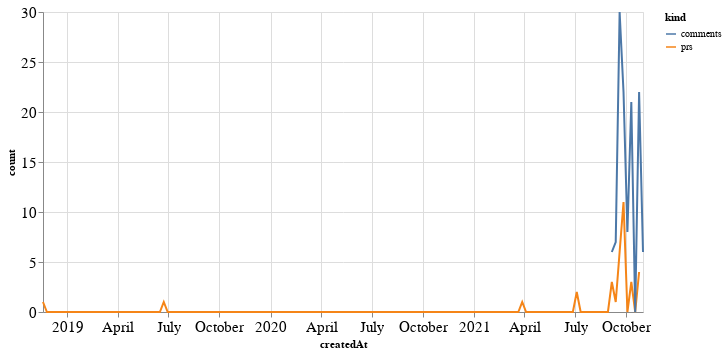

Notebook code for this chart:
### Code cell
alt.Chart(total_time, width=600).mark_line().encode(
    x='createdAt',
    y='count',
    color='kind'
)

### Figure 1 — Vega-Lite specification as saved in the notebook (floating-point values rounded to 4 significant figures; data arrays with more than 128 entries replaced by an {"elided": "..."} marker saying what was removed)
{"config": {"axisLeft": {"labelFontSize": 15}, "axisBottom": {"labelFontSize": 15}}, "data": {"name": "data-46133af2ecd513419ab4f4a96780f0b1"}, "mark": "line", "encoding": {"color": {"type": "nominal", "field": "kind"}, "x": {"type": "temporal", "field": "createdAt"}, "y": {"type": "quantitative", "field": "count"}}, "width": 600, "$schema": "https://vega.github.io/schema/vega-lite/v4.8.1.json", "datasets": {"data-46133af2ecd513419ab4f4a96780f0b1": {"elided": "310 records"}}}
